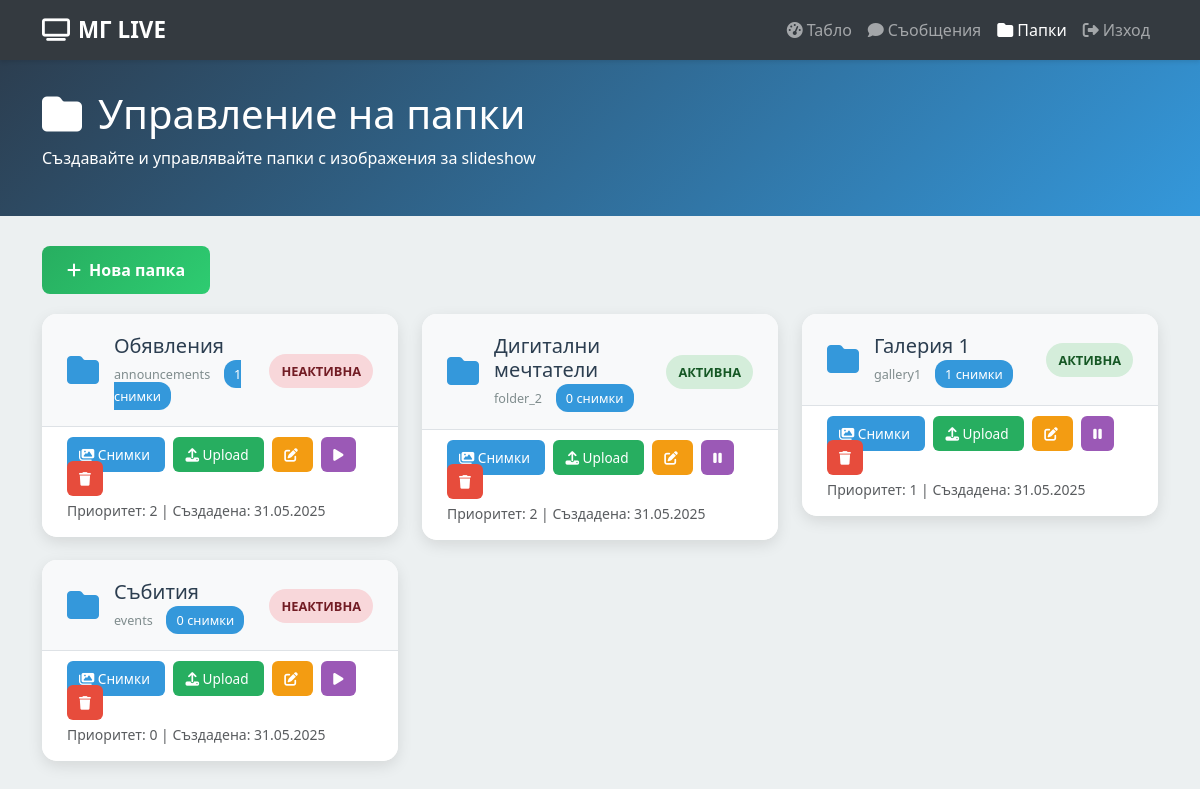
The app's page /admin/folders (signed in) with its own data.
### app.py (models this page shows)
class Folder(db.Model):
    id = db.Column(db.Integer, primary_key=True)
    name = db.Column(db.String(100), unique=True, nullable=False)
    display_name = db.Column(db.String(150), nullable=False)
    is_active = db.Column(db.Boolean, default=True)
    priority = db.Column(db.Integer, default=0)
    created_at = db.Column(db.DateTime, default=datetime.utcnow)
    @property
    def image_count(self):
        folder_path = os.path.join('static', 'uploads', self.name)
        if os.path.exists(folder_path):
            return len([f for f in os.listdir(folder_path)
                       if f.lower().endswith(('.png', '.jpg', '.jpeg', '.gif'))])
        return 0

### app.py (the view)
@app.route('/admin/folders')
@login_required
def admin_folders():
    folders = Folder.query.order_by(Folder.priority.desc(), Folder.name).all()
    return render_template('admin/folders.html', folders=folders)

### app.py (called while the page is built)
def login_required(f):
    @wraps(f)
    def decorated_function(*args, **kwargs):
        if 'logged_in' not in session:
            return redirect(url_for('admin_login'))
        return f(*args, **kwargs)
    return decorated_function

### templates/admin/folders.html (shortened to what this page needs)
<!DOCTYPE html>
<html lang="bg">
<head>
    <link href="https://cdnjs.cloudflare.com/ajax/libs/bootstrap/5.3.0/css/bootstrap.min.css" rel="stylesheet">
    <link href="https://cdnjs.cloudflare.com/ajax/libs/font-awesome/6.4.0/css/all.min.css" rel="stylesheet">
</head>
<body>
    <nav class="navbar navbar-expand-lg navbar-dark bg-dark">
        <div class="container">
            <a class="navbar-brand" href="{{ url_for('display') }}">
                <i class="fas fa-tv me-2"></i>МГ LIVE
            </a>
            <div class="navbar-nav ms-auto">
                <a class="nav-link" href="{{ url_for('admin_dashboard') }}">
                    <i class="fas fa-tachometer-alt me-1"></i>Табло
                </a>
                <a class="nav-link" href="{{ url_for('admin_messages') }}">
                    <i class="fas fa-comment me-1"></i>Съобщения
                </a>
                <a class="nav-link active" href="{{ url_for('admin_folders') }}">
                    <i class="fas fa-folder me-1"></i>Папки
                </a>
                <a class="nav-link" href="{{ url_for('admin_logout') }}">
                    <i class="fas fa-sign-out-alt me-1"></i>Изход
                </a>
            </div>
        </div>
    </nav>
    <div class="page-header">
        <div class="container">
            <h1>
                <i class="fas fa-folder me-3"></i>Управление на папки
            </h1>
            <p>Създавайте и управлявайте папки с изображения за slideshow</p>
        </div>
    </div>
    <div class="container">
        <a href="{{ url_for('admin_folders_new') }}" class="btn-new">
            <i class="fas fa-plus me-2"></i>Нова папка
        </a>
        {% if folders %}
            <div class="row">
                {% for folder in folders %}
                <div class="col-md-6 col-lg-4">
                    <div class="folder-card">
                        <div class="folder-header">
                            <div class="d-flex align-items-center flex-grow-1">
                                <i class="fas fa-folder folder-icon"></i>
                                <div class="folder-info">
                                    <h5>{{ folder.display_name }}</h5>
                                    <div class="folder-meta">
                                        <small>{{ folder.name }}</small>
                                        <span class="stats-badge">{{ folder.image_count }} снимки</span>
                                    </div>
                                </div>
                            </div>
                            <div>
                                {% if folder.is_active %}
                                    <span class="badge-status badge-active">АКТИВНА</span>
                                {% else %}
                                    <span class="badge-status badge-inactive">НЕАКТИВНА</span>
                                {% endif %}
                            </div>
                        </div>
                        <div class="folder-actions">
                            <a href="{{ url_for('admin_folder_images', folder_id=folder.id) }}"
                               class="btn-action btn-view" title="Преглед на снимки">
                                <i class="fas fa-images"></i> Снимки
                            </a>
                            <a href="{{ url_for('admin_folder_upload', folder_id=folder.id) }}"
                               class="btn-action btn-upload" title="Качване на снимки">
                                <i class="fas fa-upload"></i> Upload
                            </a>
                            <a href="{{ url_for('admin_folders_edit', folder_id=folder.id) }}"
                               class="btn-action btn-edit" title="Редактиране">
                                <i class="fas fa-edit"></i>
                            </a>
                            <a href="{{ url_for('admin_folders_toggle', folder_id=folder.id) }}"
                               class="btn-action btn-toggle" title="Превключване">
                                <i class="fas fa-{% if folder.is_active %}pause{% else %}play{% endif %}"></i>
                            </a>
                            <a href="{{ url_for('admin_folders_delete', folder_id=folder.id) }}"
                               class="btn-action btn-delete" title="Изтриване"
                               onclick="return confirm('Сигурни ли сте? Всички снимки в папката ще бъдат изтрити!')">
                                <i class="fas fa-trash"></i>
                            </a>
                            <div class="mt-2">
                                <small class="text-muted">
                                    Приоритет: {{ folder.priority }} |
                                    Създадена: {{ folder.created_at.strftime('%d.%m.%Y') }}
                                </small>
                            </div>
                        </div>
                    </div>
                </div>
                {% endfor %}
            </div>
        {% endif %}
    </div>
</body>
</html>

### templates/admin/folders.html (style rules this page uses)
body { font-family: 'Segoe UI', Tahoma, Geneva, Verdana, sans-serif; background-color: #ecf0f1; color: #2c3e50; }
.navbar { box-shadow: 0 2px 4px rgba(0,0,0,0.1); background-color: #343a40 !important; }
.navbar-brand { font-weight: bold; font-size: 1.4rem; }
.page-header { background: linear-gradient(135deg, #2c3e50 0%, #3498db 100%); color: white; padding: 30px 0; margin-bottom: 30px; }
.folder-card { background: white; border-radius: 15px; overflow: hidden; box-shadow: 0 5px 15px rgba(0,0,0,0.1); margin-bottom: 20px; transition: transform 0.3s ease; }
.folder-header { background: #f8f9fa; padding: 20px 25px; border-bottom: 1px solid #dee2e6; display: flex; justify-content: between; align-items: center; }
.folder-icon { font-size: 2rem; margin-right: 15px; color: #3498db; }
.folder-info h5 { margin: 0; color: #2c3e50; }
.folder-meta { font-size: 0.9rem; color: #7f8c8d; margin-top: 5px; }
.folder-actions { padding: 15px 25px; background: white; }
.btn-action { padding: 8px 12px; border-radius: 6px; font-size: 0.85rem; text-decoration: none; margin-right: 8px; border: none; }
.btn-view { background-color: #3498db; color: white; }
.btn-edit { background-color: #f39c12; color: white; }
.btn-upload { background-color: #27ae60; color: white; }
.btn-toggle { background-color: #9b59b6; color: white; }
.btn-delete { background-color: #e74c3c; color: white; }
.badge-status { padding: 8px 12px; border-radius: 20px; font-size: 0.8rem; font-weight: 600; }
.badge-active { background-color: #d4edda; color: #155724; }
.badge-inactive { background-color: #f8d7da; color: #721c24; }
.stats-badge { background: #3498db; color: white; padding: 5px 10px; border-radius: 12px; font-size: 0.8rem; margin-left: 10px; }
.btn-new { background: linear-gradient(135deg, #27ae60 0%, #2ecc71 100%); border: none; color: white; padding: 12px 25px; border-radius: 8px; text-decoration: none; font-weight: 600; display: inline-block; margin-bottom: 20px; }

### records on screen
Folder: display_name "Обявления", name "announcements", image_count "1", is_active "НЕАКТИВНА", priority "2", created_at "31.05.2025"
Folder: display_name "Дигитални мечтатели", name "folder_2", image_count "0", is_active "АКТИВНА", priority "2", created_at "31.05.2025"
Folder: display_name "Галерия 1", name "gallery1", image_count "1", is_active "АКТИВНА", priority "1", created_at "31.05.2025"
Folder: display_name "Събития", name "events", image_count "0", is_active "НЕАКТИВНА", priority "0", created_at "31.05.2025"
